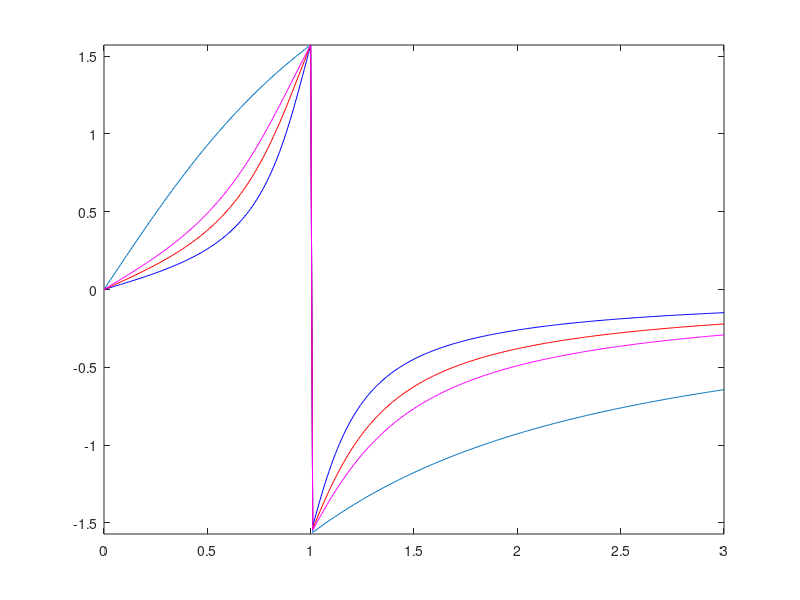

The MATLAB source for this figure:
b=0:0.01:3;
c=1;
c1=0.2;
c2=0.3;
c3=0.4;
y=atan(2*c*b/(1-b.^2));
plot(b,atan(2*c*b./(1-power(b,2))))
axis([0 3 -pi/2,pi/2])
hold on
plot(b,atan(2*c1*b./(1-power(b,2))),'b')
hold on
plot(b,atan(2*c2*b./(1-power(b,2))),'r')
hold on
plot(b,atan(2*c3*b./(1-power(b,2))),'m')